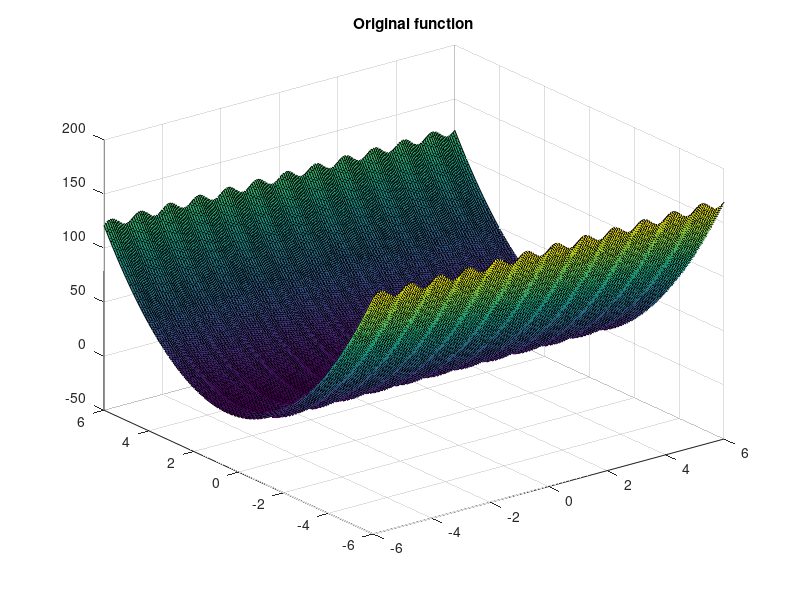

Write MATLAB code to recreate this figure. (Note: this script raises an error after producing the figure.)
addpath('../../HBF1');
addpath('../../HBF1/model_functions');
addpath('../../HBF1/update_rules_GD/Stochastic_gracient_descent');
addpath('../../HBF1/derivatives_c');
addpath('../../HBF1/derivatives_t');
addpath('../../../common/squared_error_risk');
addpath('../../../common/visualize_centers')
addpath('../../../common/cross_validation/standard_train_cv_test_validation')
addpath('../../../common')
addpath('../../../common/MNIST')
addpath('../../../common/kernel_functions')
addpath('../../../RBF_multivariant_regression/RBF');
addpath('../../../common/data_generation/synthetic_data_2D')
%% create data from range
start_val = -6;
end_val = 6;
sqrtN = 200; %N = sqrtN*sqrtN
N = sqrtN*sqrtN
fprintf('N = %d\n',N);
x_range = linspace(start_val, end_val, sqrtN);
y_range = linspace(start_val, end_val, sqrtN);
[X,Y] = meshgrid(x_range, y_range);
%% mkdir
dir_name = 'reconstructions/';
mkdir(dir_name);
%% make true function
Z = 4*sin(2*pi*X) + 4*(Y - 0.5).^2; %% h_add
fig = figure
surf(X,Y,Z);
title('Original function')
saveas(fig, sprintf('%sTrue function',dir_name));
%% create data set for training alg 
[ X_data,Y_data] = make_data_from_meshgrid( X,Y,Z );
%% PLOT Full RBF
load('./rbf_real');
F_data = rbf_real_mdl.predict_data_set(X_data)';
[Xp,Yp,Zp] = make_meshgrid_data_from_training_data( X_data,F_data' );
fig = figure
[D, centers] = size(rbf_real_mdl.t)
surf(Xp,Yp,Zp);
title(sprintf('Full RBF Reconstructed function, number of centers = %d', centers))
saveas(fig, sprintf('%sfull_rbf_reconstruction_%d', dir_name, centers));
%% PLOT HBF1
jobs = 20;
results_dir_name = 'r_22feb_j1' %%<--CHANGE
for job_num=1:jobs
    name = sprintf('./results/%s/test_error_vs_iterations%d.mat', results_dir_name,job_num);
    load(name)
    [D, centers] = size(best_iteration_mdl.t)
    F_data = best_iteration_mdl.predict_data_set(X_data)';
    size(F_data);
    % make the data back to mesh from training data
    [Xp,Yp,Zp] = make_meshgrid_data_from_training_data( X_data,F_data' );
    fig = figure
    surf(Xp,Yp,Zp);
    title(sprintf('HBF Reconstructed function, number of centers = %d',center))
    saveas(fig, sprintf('%shbf1_reconstruction_%d', dir_name, center));
end
%% PLOT RBF
for job_num=1:jobs
    name = sprintf('./results/%s/test_error_vs_iterations%d.mat', results_dir_name,job_num);
    load(name)
    [D, centers] = size(best_iteration_mdl.t)
    F_data = rbf_mdl.predict_data_set(X_data)';
    size(F_data);
    % make the data back to mesh from training data
    [Xp,Yp,Zp] = make_meshgrid_data_from_training_data( X_data,F_data' );
    fig = figure
    surf(Xp,Yp,Zp);
    title(sprintf('RBF Reconstructed function, number of centers = %d',center))
    saveas(fig, sprintf('%srbf_reconstruction_%d', dir_name, center));
end